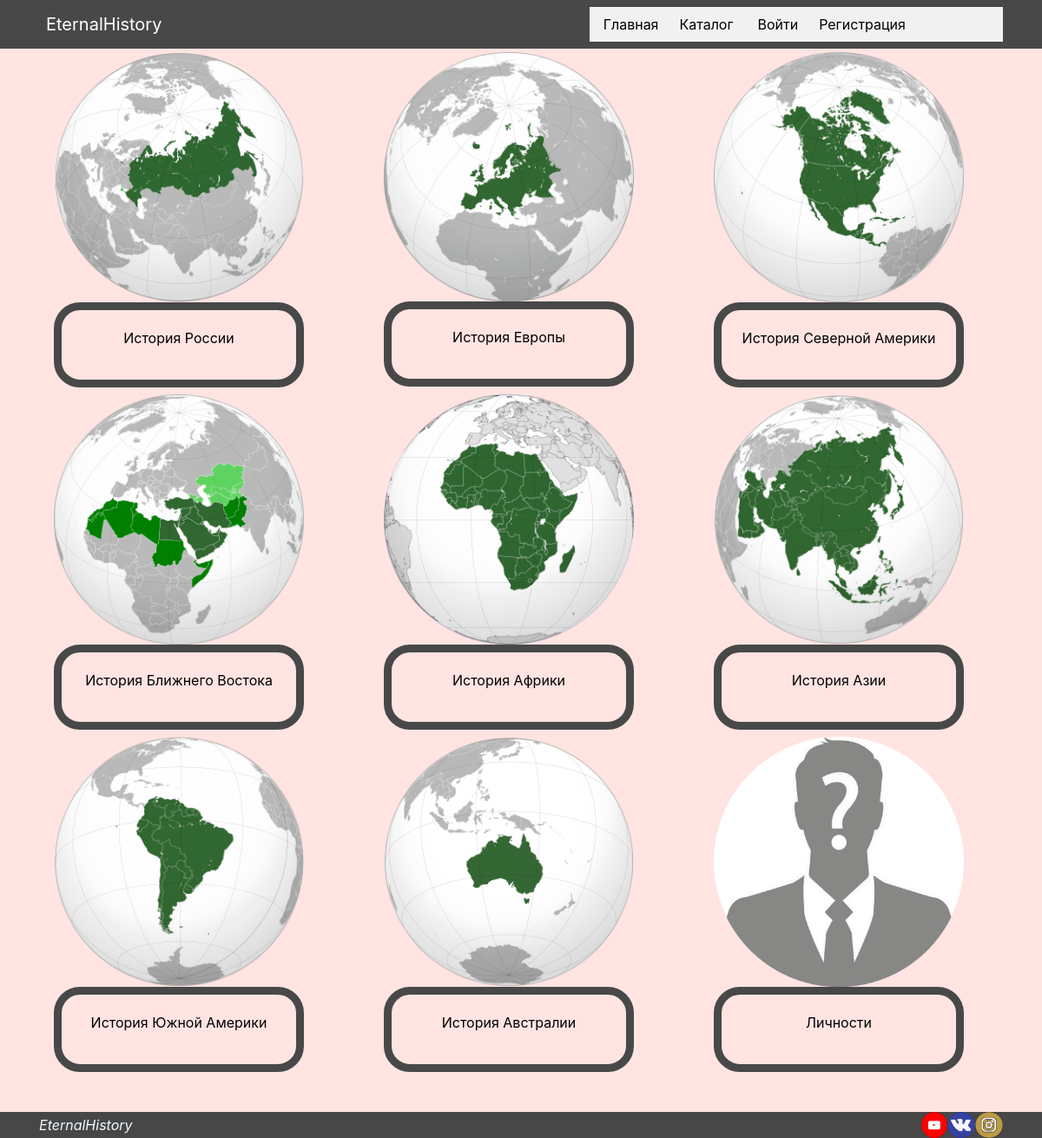
Page /catalog/ on the committed database.
### mainapp/models.py (models this page shows)
class SubjectCategory(models.Model):
    name = models.CharField(max_length=128)
    desc = models.TextField(blank=True)
    image = models.ImageField('Обложка', upload_to='static/img/catalog', height_field=None, width_field=None, max_length=100, null=True)
    def __str__(self):
        return self.name
    class Meta:
        verbose_name = 'Категория'
        verbose_name_plural = 'Категория'

### mainapp/views.py (the view)
# urls.py: path('catalog/', mainapp.catalog, name='catalog'),
def catalog(request):
    categories = SubjectCategory.objects.filter()
    context = {
        'categories': categories,
        'page_title': 'каталог'
    }
    return render(request, 'mainapp/catalog.html', context)

### mainapp/templates/mainapp/catalog.html
{% extends 'mainapp/base.html' %}
{% block content %}
<div style="background-color: #FFE4E1">
<div class="container">
        <div class="row">
            {% for item in categories %}
                <div style=" width: 18rem; padding: 0; margin-left: 2rem !important; margin-right: 2rem !important;" class="col m-1">
                    <a style="color: #000; text-decoration: none;" href="{% url 'main:catalog_section' item.pk %}"><img style="width: 18rem; border-radius: 30px; float: left" src="{{ STATIC_URL }}{{ item.image.url }}" alt="Card image" >
                        <div class="card h-100" style="background-color:#FFE4E1; height: auto !important; width: 18rem; border-width: 9px; border-radius: 30px; border-color: #484848">
                            <div class="card-body">
                            <p  class=" text-center">{{item}}</p>
                            </div>
                        </div>
                    </a>
                </div>
            {% endfor %}
        </div>
</div>
</div>
<br>
<br>
<br>
{% endblock %}

### static/css/footer.css (style rules this page uses)
.container { padding-right: 15px; padding-left: 15px; }

### static/css/min.css (style rules this page uses)
html { -ms-overflow-style: none; scrollbar-width: none; }

### rows in the picture
SubjectCategory: image (picture), name "История России"
SubjectCategory: image (picture), name "История Европы"
SubjectCategory: image (picture), name "История Северной Америки"
SubjectCategory: image (picture), name "История Ближнего Востока"
SubjectCategory: image (picture), name "История Африки"
SubjectCategory: image (picture), name "История Азии"
SubjectCategory: image (picture), name "История Южной Америки"
SubjectCategory: image (picture), name "История Австралии"
SubjectCategory: image (picture), name "Личности"
